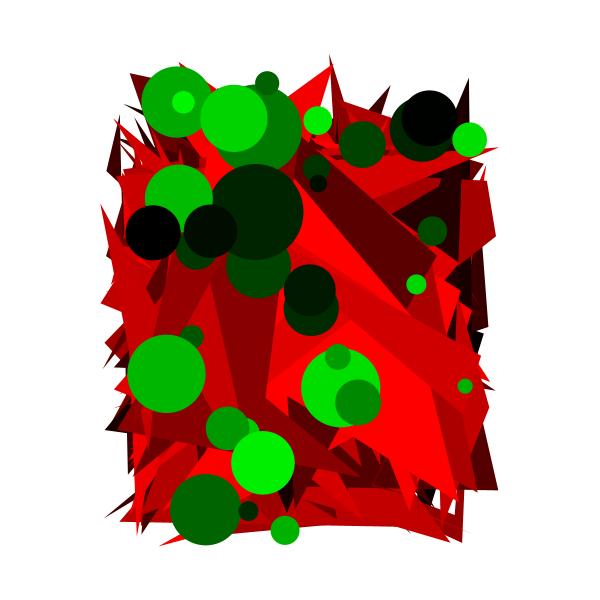
Frame 1 (no input)
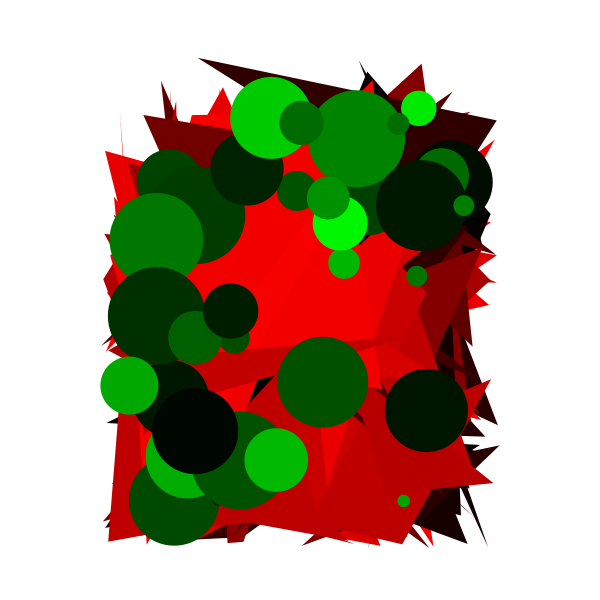
Frame 60 (the mouse pressed at the canvas centre just before this capture)
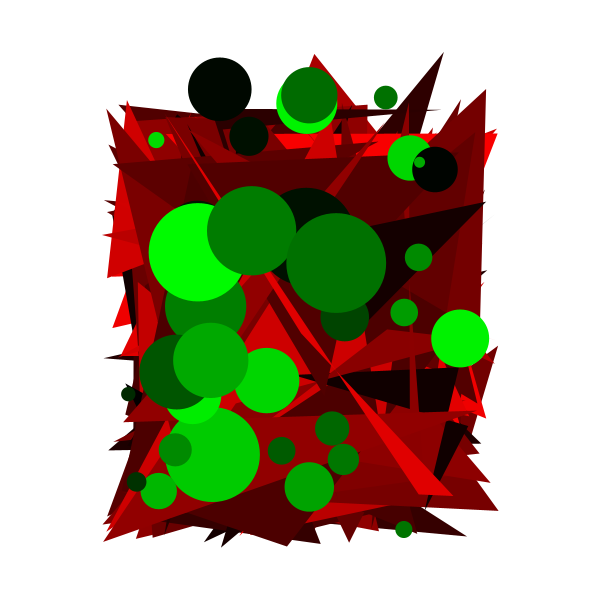
Frame 120 (the mouse held since frame 60 and released just before this capture)

The Processing sketch that drew these frames (run headless with seeded random() and noise(); from frame 60 on, the mouse is pressed at the canvas centre):

// Processing sketch: processing_58754
// ── processing_58754.pde


float x, y, x1, y1, x2, y2, x3, y3 ;// variavéis de pontos 
float d; // variavel para o diametro (tamanho) do circulo
float r, g, b; // variaveis para a cor do circlo

float limiteH; //variável para os valores do limite horizontal
float limiteV; // variavel para valores limite vertical 




void setup () {//comando para defenir as propriedades do ambiente inicial, tais como tamalho da janela, cor de fundo, carregar imagemm, etc. antes de começar a executar 


  frameRate(7);// especifica o número de frames a serem exibidos a cada segundo.
  size (600, 600); // comando para defenir o tamaho da janela  em pixeis, primeiro parametro é a largura e o segundo é altura
  smooth(); // suaviza a imagem, melhora a qualidade de imagens redimensionadas 
  noStroke(); //retira todos os traços que possam existir.
  //noLoop(); // para o processo que continua a executar o codigo dentro do draw(), deve ser a ultima linha de codigo dentro do setup().


  limiteH = 200; 
  limiteV = 250;
}

void draw() {

  background (255); // cor do fundo 

  for ( int i = 0; i < 100 ; i++) {// criar um ciclo em que começa em 0 e vai até as 100 formas, incrementando sempre mais uma 
    x = random (width/2-limiteH, width/2+limiteH);// gerar um numero para posição horizonral 
    y = random (height/2-limiteV, height/2+limiteV); // gerar um numero para posição vertical
    x1 = random (width/2-limiteH, width/2+limiteH);//gerar um numero para posição horizonral  
    y1 = random (width/2-limiteH, height/2+limiteV);// gerar um numero para posição vertical
    x2 = random (width/2-limiteH, width/2+limiteH);//gerar um numero para posição horizonral
    y2 = random (width/2-limiteH, height/2+limiteV); // gerar um numero para posição vertical
    x3 = random (width/2-limiteH, width/2+limiteH); //gerar um numero para posição horizonral
    y3 = random (width/2-limiteH, height/2+limiteV);// gerar um numero para posição vertical

    r = random(255); // gerar um valor para a componente vermelha entre 0 e 255
    g = 0; 
    b = 0; 

    //stroke(0);
    //strokeWeight(5);
    fill(r, g, b); // preencgher as formas com as cores r,g,b, neste caso com componentes de vermelho 
    quad( x, y, x1, y1, x2, y2, x3, y3 ); // desenhar uma forma com 4 arestas com valores  aleatorios com os limites detro da bounding boxe
  }


  for ( int i = 0; i < 35; i++) {// gerar um ciclo que vai de 0 até as 35 formas, incrementando sempre mais uma 


    d = random (10, 100); // gerar um diametro entre 10  e 100
    float eR = d/2; //dimensão do raio 

    x = random (width/2-limiteH+eR, width/2+limiteH-eR);/* gerar um numero para posição horizonral, neste caso uma valor que não sai dos limites da
     bounding boxe, as coordenads inseridas sem os raios iriam fazer com que o centro dos circulços ficasse efectivamente dentro da bounding boxe, mas correria 
     o risco de a largura do circulo tranparecer a caixa, assim primeiro subtraio ou adiciono o raio consoante o liminte */
    y = random (height/2-limiteV+eR, height/2+limiteV-eR); // a mesma coisa que na anterior 

    r = 0;
    g = random(255); // gerar um valor para a componente verde entre 0 e 255
    b = 0;

    //noStroke ();
    //stroke (255, 0, 0, 150);
    //strokeWeight(5);
    fill(r, g, b);// prencher com as cores r,g,b
    ellipse ( x, y, d, d); // desenhar a elipse com os valores gerados
  }
}
